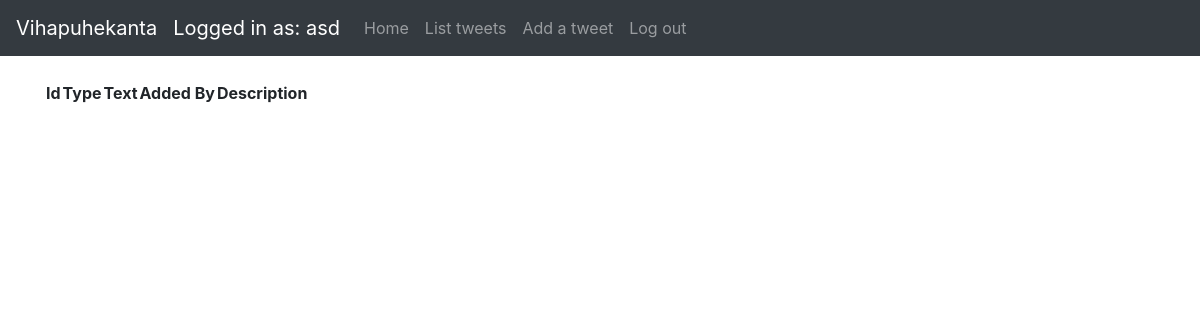
Before: /tweets/22 (signed in) with the older database file.
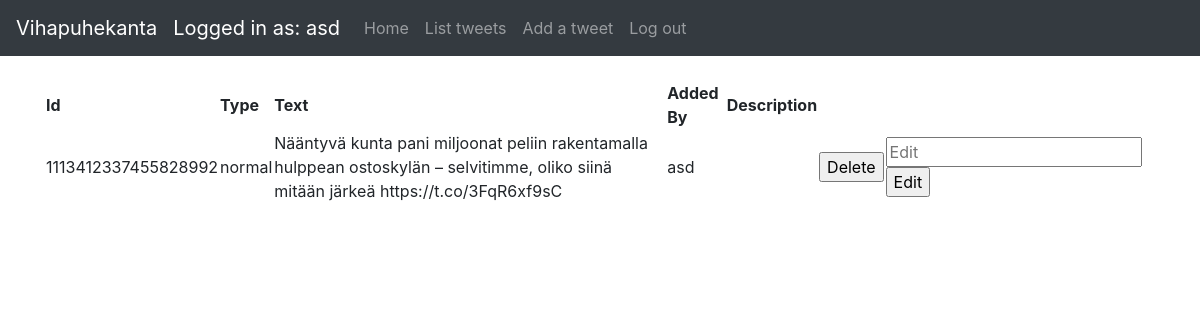
After: the same page with the newer database file.
### application/tweets/models.py (models this page shows, shortened)
class Tweet(db.Model):
    id = db.Column(db.Integer, primary_key=True)
    date_created = db.Column(db.DateTime, default=db.func.current_timestamp())
    date_modified = db.Column(db.DateTime, default=db.func.current_timestamp(),
    onupdate=db.func.current_timestamp())
    tweetid = db.Column(db.String(100))
    tweettype = db.Column(db.String(100))
    tweettext = db.Column(db.String(300))
    addedby = db.Column(db.String(100))
    tweetdescription = db.Column(db.String(100))
    account_id = db.Column(db.Integer, db.ForeignKey('account.id'),
                           nullable=False)

### application/tweets/views.py (the view)
@app.route("/tweets/<id>")
@login_required
def tweets_view(id):
    tweets = db.session().query(Tweet).filter(Tweet.id == id)
    return render_template('tweets/tweet.html', tweets=tweets)

### application/__init__.py (called while the page is built)
@login_manager.user_loader
def load_user(user_id):
    return User.query.get(user_id)

### application/templates/tweets/tweet.html (shortened to what this page needs)
{% extends "layout.html" %}
{% block body %}
  <p>
<table>
    <tr>
      <th>Id</th>
      <th>Type</th>
      <th>Text</th>
      <th>Added By</th>
        <th>Description</th>
      <th></th>
    </tr>
    {% for tweet in tweets %}
    <tr>
        <td>{{ tweet.tweetid }}</td>
        <td>{{ tweet.tweettype }}</td>
        <td>{{ tweet.tweettext }}</td>
        <td>{{ tweet.addedby }}</td>
        <td>{{ tweet.tweetdescription }}</td>
        <td>
                        <form method="POST" action="{{ url_for('tweet_delete', id = tweet.id) }}">
                            <input type="submit" value="Delete">
                        </form>
        </td>
        <td>
            <div>
            <form method="POST" action="{{ url_for('tweet_edit', id = tweet.id) }}">
                <input type="text" name="tweetdescription" placeholder="Edit"/>
                <input type="submit" value="Edit">
            </form>
                </div>
        </td>
    </tr>
    {% endfor %}
  </table>  </p>
{% endblock %}

Changed rows visible on the page:
added Tweet: tweetid "1113412337455828992", tweettype "normal", tweettext "Nääntyvä kunta pani miljoonat peliin rakentamalla hulppean ostoskylän – selvitimme, oliko siinä mitään järkeä https://t.co/3FqR6xf9sC", addedby "asd"
